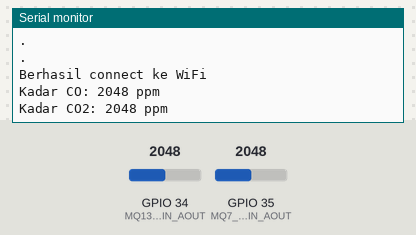
Bench run of a sketch on a simulated ESP32. On the bench: the last lines printed to the serial monitor. The test bench sets the inputs (shaded band); at power-on: GPIO 34 (MQ135_3V3_PIN_AOUT) = 2048, GPIO 35 (MQ7_3V3_PIN_AOUT) = 2048. WiFi joins after 1.5 s; servers stay silent unless stated; uploads are accepted with an empty reply.

Above: at 3.2 s.
3.3 s: GPIO 34 (MQ135_3V3_PIN_AOUT) set to 2866
At 7.9 s:
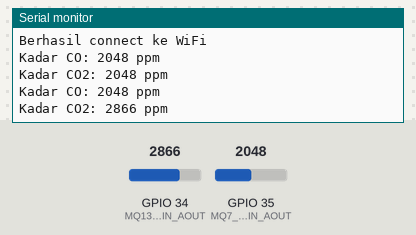
9.3 s: GPIO 35 (MQ7_3V3_PIN_AOUT) set to 2866
At 13.2 s:
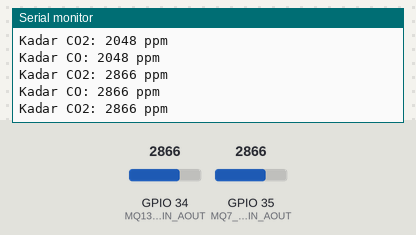
15.3 s: GPIO 34 (MQ135_3V3_PIN_AOUT) set to 3603
At 18.6 s:
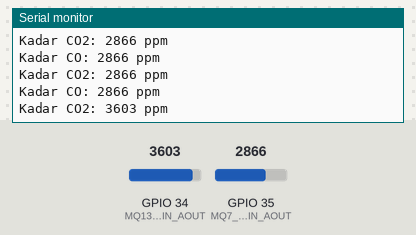
21.3 s: GPIO 35 (MQ7_3V3_PIN_AOUT) set to 3603
At 25.1 s:
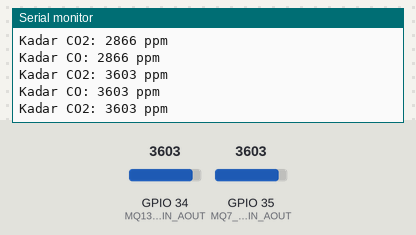
Timing chart, 0 to 26.6 s (numbered marks = the images above; inputs shaded):
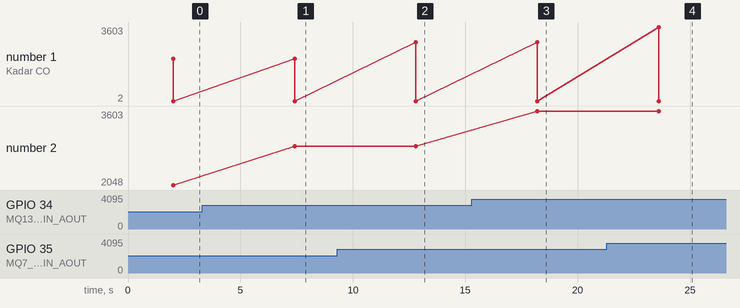

Measured:
- after the input at 3.3 s, the serial monitor: prints a new line after 4.1 s (image 1)
- after the input at 9.3 s, the serial monitor: prints a new line after 3.5 s (image 2)
- after the input at 15.3 s, the serial monitor: prints a new line after 2.9 s (image 3)
- after the input at 21.3 s, the serial monitor: prints a new line after 2.3 s (image 4)
- plotted number 2: 2048 → 2866 after the input at 3.3 s, 2866 → 3603 after the input at 15.3 s

The sketch:

GrafikSensor.ino
```cpp
// Include WiFi
#include <WiFi.h>
#include <HTTPClient.h>

// Pin Definitions
#define MQ135_3V3_PIN_AOUT  34 // A0 on ESP32
#define MQ7_3V3_PIN_AOUT  35  // A1 on ESP32

// Initiate WiFi
const char* ssid = "YOUR_WIFI_SSID";
const char* password = "YOUR_WIFI_PASSWORD";

//Inisialisasi host untuk IP address server (sesuaikan dengan WiFi)
const char* server = "YOUR_IPvADDRESS";

void setup()
{
    Serial.begin(9600);
    while (!Serial) ; // wait for serial port to connect. Needed for native USB
    Serial.println("start");

    //Inisiasi hostname
    WiFi.hostname("ESP32");
    //koneksi ke WiFi
    WiFi.begin(ssid,password);

    //cek koneksi
    while(WiFi.status() != WL_CONNECTED){
      // coba konek ke
      Serial.println(".");
      delay(1000);
    }

    //koneksi berhasil
    Serial.println("Berhasil connect ke WiFi");
}

void loop()
{
    int analogValueCO2 = analogRead(MQ135_3V3_PIN_AOUT);
    int analogValueCO = analogRead(MQ7_3V3_PIN_AOUT);
    Serial.println( "Kadar CO: " + String(analogValueCO) + " ppm" );
    Serial.println( "Kadar CO2: " + String(analogValueCO2) + " ppm" );
    Serial.println();

    //Kirim data
    WiFiClient client;
    const int httpPort = 80;
    //cek koneksi esp32 ke web server
    if(!client.connect(server, httpPort)){
      Serial.println("Gagal terkoneksi ke server");
      return;
    }

    HTTPClient http;
    String Link = "http://" + String(server) + "/grafikSensor/kirimdata.php?co=" + String(analogValueCO) + "&co2=" + String(analogValueCO2) ;
    //eksekusi url
    http.begin(Link);
    http.GET();
    // tangkap response
    String respon = http.getString();
    Serial.println(respon);

    delay(5000);
}
```
